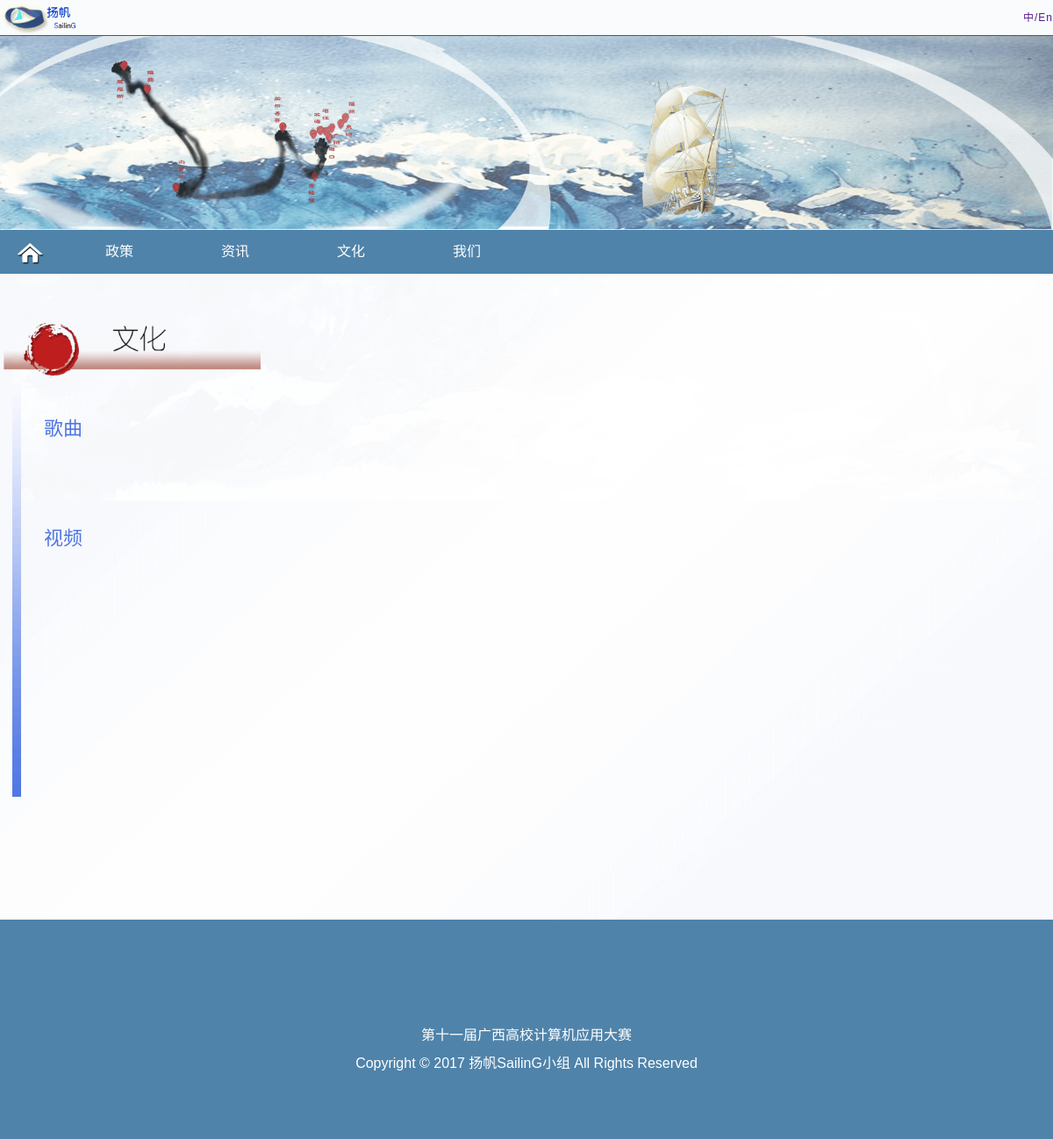
Page /article_list/3 on the earlier database version.
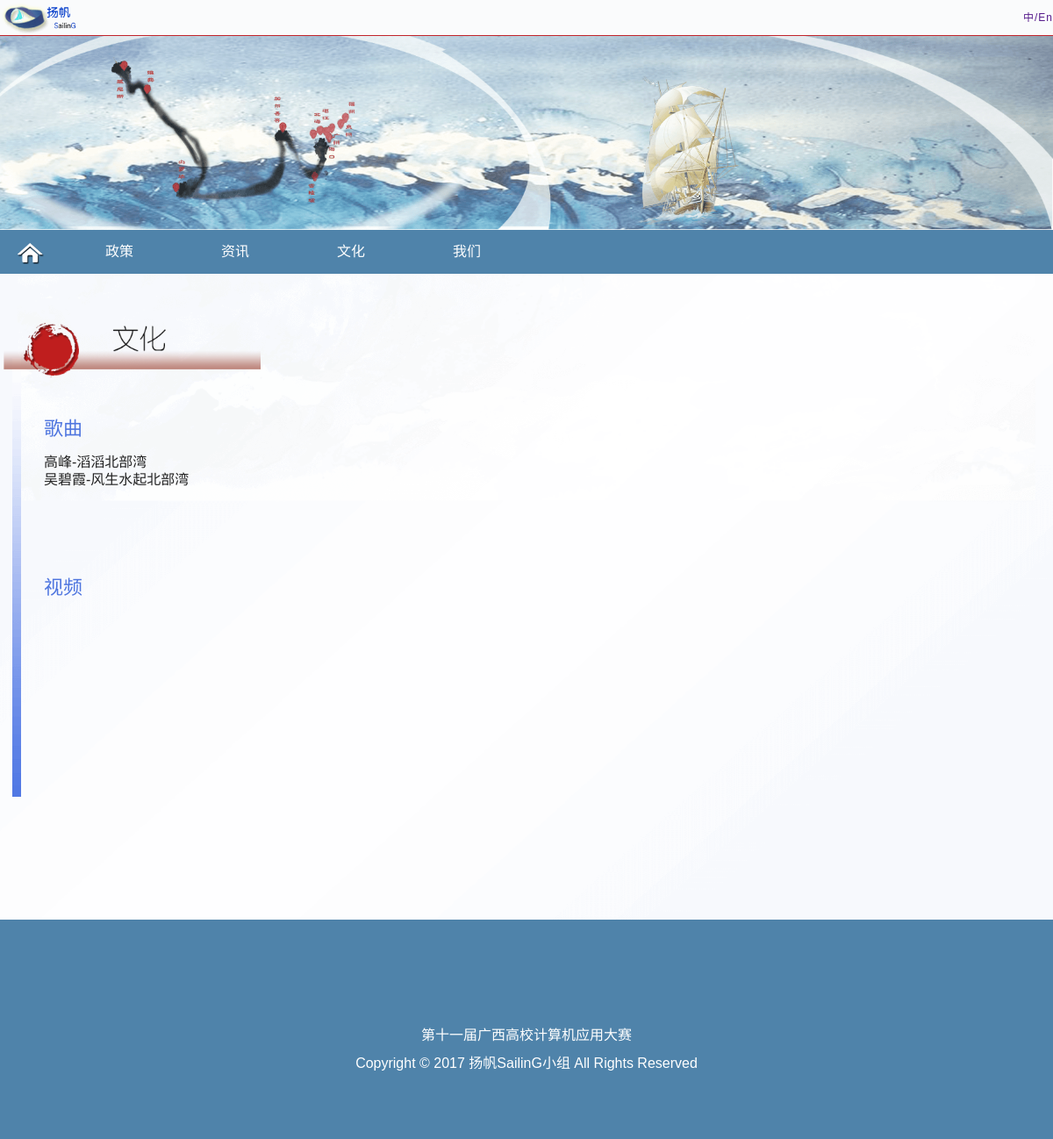
Same page on the later database version.
### gxu/models.py (models this page shows, shortened)
class Music(models.Model):
    name = models.CharField(max_length=20)
    url = models.CharField(u'音乐路径', max_length=1000)
    author = models.CharField(u'歌手', max_length=20)
    cover = models.CharField(u'封面图片', max_length=1000)
    content = RichTextField(u'歌词')

### gxu/views.py (the view)
# urls.py: url(r'^article_list/(\d+)$', views.article_list,
def article_list(request, category):
    list = ['政策', '资讯']
    if category == '1':
        data = {
            'index': 'policy',
            'article': Article.objects.filter(category=list[int(category) - 1])
        }
    if category == '2':
        data = {
            'index': 'information',
            'article': Article.objects.filter(category=list[int(category) - 1])
        }
    if category == '3':
        data = {
            'index': 'culture',
            'music': Music.objects.all(),
            'video': Video.objects.all()
        }
    if category == '4':
        data = {
            'index': 'we'
        }
    return render(request, 'gxu/article_list.html', data)

### gxu/templates/gxu/article_list.html (shortened to what this page needs)
{% extends 'gxu/base.html' %} {% block title %} - 政策{% endblock %} {% block css %}
<link rel="stylesheet" href="/static/css/article.css"> {% endblock %} {% block main %}
<div class="wrapper">
    <div class="container">
        <p class="title">
        {% if index == 'policy' %}
            <img src="/static/images/policy.png" alt="">
        {% elif index == 'information' %}
            <img src="/static/images/news.png" alt="">
        {% elif index == 'culture' %}
            <img src="/static/images/culture.png" alt="">
        {% else %}
            <img src="/static/images/we.png" alt="">
        {%  endif %}
        </p>
        {% if index == 'culture' %}
        <div class="culture-content">
            <div class="content-title">歌曲</div>
            <ul>
                {% for m in music %}
                <li><a href="{% url 'music' m.id %}">{{m.name}}</a></li>
                {% endfor %}
            </ul>
            <div class="content-title">视频</div>
        </div>
        {% endif %}
    </div>
</div>
{% endblock %}

Differences in the rows shown:
added Music: name "高峰-滔滔北部湾"
added Music: name "吴碧霞-风生水起北部湾"
